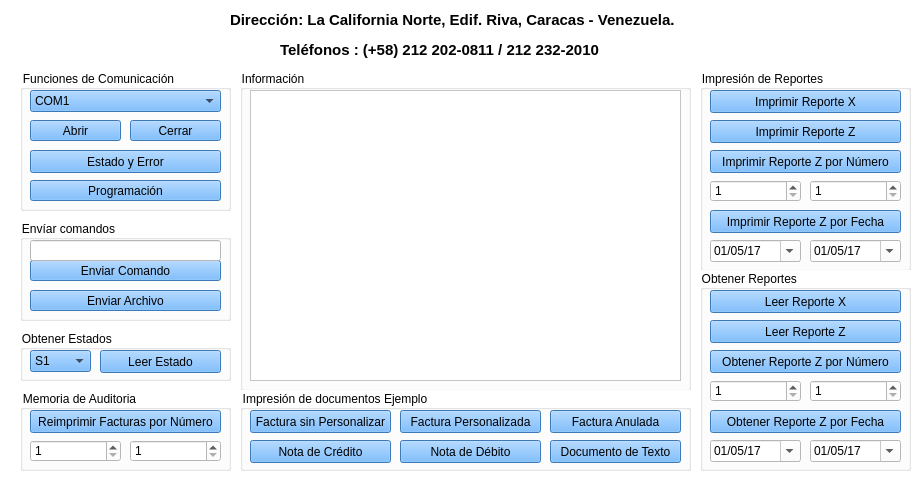
<?xml version="1.0" encoding="UTF-8"?>
<ui version="4.0">
 <class>DemoPython</class>
 <widget class="QMainWindow" name="DemoPython">
  <property name="windowModality">
   <enum>Qt::NonModal</enum>
  </property>
  <property name="geometry">
   <rect>
    <x>0</x>
    <y>0</y>
    <width>920</width>
    <height>500</height>
   </rect>
  </property>
  <property name="minimumSize">
   <size>
    <width>920</width>
    <height>500</height>
   </size>
  </property>
  <property name="maximumSize">
   <size>
    <width>920</width>
    <height>500</height>
   </size>
  </property>
  <property name="cursor">
   <cursorShape>ArrowCursor</cursorShape>
  </property>
  <property name="windowTitle">
   <string>Venezuela Demo 4.0 -  Python2.7</string>
  </property>
  <property name="accessibleDescription">
   <string/>
  </property>
  <property name="layoutDirection">
   <enum>Qt::RightToLeft</enum>
  </property>
  <property name="styleSheet">
   <string notr="true">background-color: rgb(255, 255, 255);</string>
  </property>
  <widget class="QWidget" name="centralwidget">
   <widget class="QGroupBox" name="groupBox1">
    <property name="geometry">
     <rect>
      <x>20</x>
      <y>70</y>
      <width>211</width>
      <height>141</height>
     </rect>
    </property>
    <property name="layoutDirection">
     <enum>Qt::LeftToRight</enum>
    </property>
    <property name="title">
     <string>Funciones de Comunicación</string>
    </property>
    <widget class="QPushButton" name="btnabrir">
     <property name="geometry">
      <rect>
       <x>10</x>
       <y>50</y>
       <width>91</width>
       <height>21</height>
      </rect>
     </property>
     <property name="styleSheet">
      <string notr="true">background-color: rgb(85, 170, 255);</string>
     </property>
     <property name="text">
      <string>Abrir</string>
     </property>
    </widget>
    <widget class="QPushButton" name="btncerrar">
     <property name="geometry">
      <rect>
       <x>110</x>
       <y>50</y>
       <width>91</width>
       <height>21</height>
      </rect>
     </property>
     <property name="styleSheet">
      <string notr="true">background-color: rgb(85, 170, 255);</string>
     </property>
     <property name="text">
      <string>Cerrar</string>
     </property>
    </widget>
    <widget class="QComboBox" name="cmbports">
     <property name="geometry">
      <rect>
       <x>10</x>
       <y>20</y>
       <width>191</width>
       <height>22</height>
      </rect>
     </property>
     <property name="layoutDirection">
      <enum>Qt::LeftToRight</enum>
     </property>
     <property name="styleSheet">
      <string notr="true">background-color: rgb(0, 85, 255);
background-color: rgb(85, 170, 255);</string>
     </property>
     <property name="currentIndex">
      <number>0</number>
     </property>
     <item>
      <property name="text">
       <string>COM1</string>
      </property>
     </item>
     <item>
      <property name="text">
       <string>COM2</string>
      </property>
     </item>
     <item>
      <property name="text">
       <string>COM3</string>
      </property>
     </item>
     <item>
      <property name="text">
       <string>COM4</string>
      </property>
     </item>
     <item>
      <property name="text">
       <string>COM5</string>
      </property>
     </item>
     <item>
      <property name="text">
       <string>COM6</string>
      </property>
     </item>
     <item>
      <property name="text">
       <string>COM7</string>
      </property>
     </item>
     <item>
      <property name="text">
       <string>COM8</string>
      </property>
     </item>
     <item>
      <property name="text">
       <string>COM9</string>
      </property>
     </item>
      <item>
      <property name="text">
       <string>COM99</string>
      </property>
     </item>
    </widget>
    <widget class="QPushButton" name="btnestadoerror">
     <property name="geometry">
      <rect>
       <x>10</x>
       <y>80</y>
       <width>191</width>
       <height>23</height>
      </rect>
     </property>
     <property name="styleSheet">
      <string notr="true">background-color: rgb(85, 170, 255);</string>
     </property>
     <property name="text">
      <string>Estado y Error</string>
     </property>
    </widget>
    <widget class="QPushButton" name="btnprogramacion">
     <property name="geometry">
      <rect>
       <x>10</x>
       <y>110</y>
       <width>191</width>
       <height>21</height>
      </rect>
     </property>
     <property name="styleSheet">
      <string notr="true">background-color: rgb(85, 170, 255);</string>
     </property>
     <property name="text">
      <string>Programación</string>
     </property>
    </widget>
   </widget>
   <widget class="QGroupBox" name="groupBox">
    <property name="geometry">
     <rect>
      <x>240</x>
      <y>70</y>
      <width>451</width>
      <height>321</height>
     </rect>
    </property>
    <property name="layoutDirection">
     <enum>Qt::LeftToRight</enum>
    </property>
    <property name="title">
     <string>Información</string>
    </property>
    <widget class="QTextEdit" name="txt_informacion">
     <property name="geometry">
      <rect>
       <x>10</x>
       <y>20</y>
       <width>431</width>
       <height>291</height>
      </rect>
     </property>
     <property name="font">
      <font>
       <pointsize>10</pointsize>
      </font>
     </property>
     <property name="textInteractionFlags">
      <set>Qt::TextSelectableByMouse</set>
     </property>
    </widget>
   </widget>
   <widget class="QGroupBox" name="groupBox_2">
    <property name="geometry">
     <rect>
      <x>20</x>
      <y>220</y>
      <width>211</width>
      <height>101</height>
     </rect>
    </property>
    <property name="layoutDirection">
     <enum>Qt::LeftToRight</enum>
    </property>
    <property name="title">
     <string>Envíar comandos</string>
    </property>
    <widget class="QPushButton" name="btnenviar">
     <property name="geometry">
      <rect>
       <x>10</x>
       <y>40</y>
       <width>191</width>
       <height>21</height>
      </rect>
     </property>
     <property name="styleSheet">
      <string notr="true">background-color: rgb(85, 170, 255);</string>
     </property>
     <property name="text">
      <string>Enviar Comando</string>
     </property>
    </widget>
    <widget class="QLineEdit" name="txt_cmd">
     <property name="geometry">
      <rect>
       <x>10</x>
       <y>20</y>
       <width>191</width>
       <height>21</height>
      </rect>
     </property>
    </widget>
    <widget class="QPushButton" name="btnarchivo">
     <property name="geometry">
      <rect>
       <x>10</x>
       <y>70</y>
       <width>191</width>
       <height>21</height>
      </rect>
     </property>
     <property name="styleSheet">
      <string notr="true">background-color: rgb(85, 170, 255);</string>
     </property>
     <property name="text">
      <string>Enviar Archivo</string>
     </property>
    </widget>
   </widget>
   <widget class="QGroupBox" name="groupBox_4">
    <property name="geometry">
     <rect>
      <x>700</x>
      <y>70</y>
      <width>211</width>
      <height>201</height>
     </rect>
    </property>
    <property name="layoutDirection">
     <enum>Qt::LeftToRight</enum>
    </property>
    <property name="title">
     <string>Impresión de Reportes</string>
    </property>
    <widget class="QPushButton" name="btnimprimirX">
     <property name="geometry">
      <rect>
       <x>10</x>
       <y>20</y>
       <width>191</width>
       <height>23</height>
      </rect>
     </property>
     <property name="styleSheet">
      <string notr="true">background-color: rgb(85, 170, 255);</string>
     </property>
     <property name="text">
      <string>Imprimir Reporte X</string>
     </property>
    </widget>
    <widget class="QPushButton" name="btnimprimirZ">
     <property name="geometry">
      <rect>
       <x>10</x>
       <y>50</y>
       <width>191</width>
       <height>23</height>
      </rect>
     </property>
     <property name="styleSheet">
      <string notr="true">background-color: rgb(85, 170, 255);</string>
     </property>
     <property name="text">
      <string>Imprimir Reporte Z</string>
     </property>
    </widget>
    <widget class="QSpinBox" name="imp_num_ini">
     <property name="geometry">
      <rect>
       <x>10</x>
       <y>110</y>
       <width>91</width>
       <height>22</height>
      </rect>
     </property>
     <property name="minimum">
      <number>1</number>
     </property>
     <property name="maximum">
      <number>999999999</number>
     </property>
    </widget>
    <widget class="QSpinBox" name="imp_num_fin">
     <property name="geometry">
      <rect>
       <x>110</x>
       <y>110</y>
       <width>91</width>
       <height>22</height>
      </rect>
     </property>
     <property name="minimum">
      <number>1</number>
     </property>
     <property name="maximum">
      <number>999999999</number>
     </property>
    </widget>
    <widget class="QPushButton" name="btnZnumero_imp">
     <property name="geometry">
      <rect>
       <x>10</x>
       <y>80</y>
       <width>191</width>
       <height>23</height>
      </rect>
     </property>
     <property name="styleSheet">
      <string notr="true">background-color: rgb(85, 170, 255);</string>
     </property>
     <property name="text">
      <string>Imprimir Reporte Z por Número</string>
     </property>
    </widget>
    <widget class="QPushButton" name="btnZfecha_imp">
     <property name="geometry">
      <rect>
       <x>10</x>
       <y>140</y>
       <width>191</width>
       <height>23</height>
      </rect>
     </property>
     <property name="styleSheet">
      <string notr="true">background-color: rgb(85, 170, 255);</string>
     </property>
     <property name="text">
      <string>Imprimir Reporte Z por Fecha</string>
     </property>
    </widget>
    <widget class="QDateEdit" name="imp_date_ini">
     <property name="geometry">
      <rect>
       <x>10</x>
       <y>170</y>
       <width>91</width>
       <height>22</height>
      </rect>
     </property>
     <property name="date">
      <date>
       <year>2017</year>
       <month>5</month>
       <day>1</day>
      </date>
     </property>
     <property name="currentSection">
      <enum>QDateTimeEdit::DaySection</enum>
     </property>
     <property name="displayFormat">
      <string>dd/MM/yy</string>
     </property>
     <property name="calendarPopup">
      <bool>true</bool>
     </property>
    </widget>
    <widget class="QDateEdit" name="imp_date_fin">
     <property name="geometry">
      <rect>
       <x>110</x>
       <y>170</y>
       <width>91</width>
       <height>22</height>
      </rect>
     </property>
     <property name="date">
      <date>
       <year>2017</year>
       <month>5</month>
       <day>1</day>
      </date>
     </property>
     <property name="displayFormat">
      <string>dd/MM/yy</string>
     </property>
     <property name="calendarPopup">
      <bool>true</bool>
     </property>
    </widget>
   </widget>
   <widget class="QGroupBox" name="groupBox_5">
    <property name="geometry">
     <rect>
      <x>240</x>
      <y>390</y>
      <width>451</width>
      <height>81</height>
     </rect>
    </property>
    <property name="layoutDirection">
     <enum>Qt::LeftToRight</enum>
    </property>
    <property name="title">
     <string>Impresión de documentos Ejemplo</string>
    </property>
    <widget class="QPushButton" name="btnFactura">
     <property name="geometry">
      <rect>
       <x>10</x>
       <y>20</y>
       <width>141</width>
       <height>23</height>
      </rect>
     </property>
     <property name="styleSheet">
      <string notr="true">background-color: rgb(85, 170, 255);</string>
     </property>
     <property name="text">
      <string>Factura sin Personalizar</string>
     </property>
    </widget>
    <widget class="QPushButton" name="btnFacturaPer">
     <property name="geometry">
      <rect>
       <x>160</x>
       <y>20</y>
       <width>141</width>
       <height>23</height>
      </rect>
     </property>
     <property name="styleSheet">
      <string notr="true">background-color: rgb(85, 170, 255);</string>
     </property>
     <property name="text">
      <string>Factura Personalizada</string>
     </property>
    </widget>
    <widget class="QPushButton" name="btnFacturaAnu">
     <property name="geometry">
      <rect>
       <x>310</x>
       <y>20</y>
       <width>131</width>
       <height>23</height>
      </rect>
     </property>
     <property name="styleSheet">
      <string notr="true">background-color: rgb(85, 170, 255);</string>
     </property>
     <property name="text">
      <string>Factura Anulada</string>
     </property>
    </widget>
    <widget class="QPushButton" name="btnNotaCredito">
     <property name="geometry">
      <rect>
       <x>10</x>
       <y>50</y>
       <width>141</width>
       <height>23</height>
      </rect>
     </property>
     <property name="styleSheet">
      <string notr="true">background-color: rgb(85, 170, 255);</string>
     </property>
     <property name="text">
      <string>Nota de Crédito</string>
     </property>
    </widget>
    <widget class="QPushButton" name="btnNotaDebito">
     <property name="geometry">
      <rect>
       <x>160</x>
       <y>50</y>
       <width>141</width>
       <height>23</height>
      </rect>
     </property>
     <property name="styleSheet">
      <string notr="true">background-color: rgb(85, 170, 255);</string>
     </property>
     <property name="text">
      <string>Nota de Débito</string>
     </property>
    </widget>
    <widget class="QPushButton" name="btnDocNoFiscal">
     <property name="geometry">
      <rect>
       <x>310</x>
       <y>50</y>
       <width>131</width>
       <height>23</height>
      </rect>
     </property>
     <property name="styleSheet">
      <string notr="true">background-color: rgb(85, 170, 255);</string>
     </property>
     <property name="text">
      <string>Documento de Texto</string>
     </property>
    </widget>
   </widget>
   <widget class="QGroupBox" name="groupBox_3">
    <property name="geometry">
     <rect>
      <x>20</x>
      <y>330</y>
      <width>211</width>
      <height>51</height>
     </rect>
    </property>
    <property name="layoutDirection">
     <enum>Qt::LeftToRight</enum>
    </property>
    <property name="title">
     <string>Obtener Estados </string>
    </property>
    <widget class="QPushButton" name="btnestado">
     <property name="geometry">
      <rect>
       <x>80</x>
       <y>20</y>
       <width>121</width>
       <height>23</height>
      </rect>
     </property>
     <property name="styleSheet">
      <string notr="true">background-color: rgb(85, 170, 255);</string>
     </property>
     <property name="text">
      <string>Leer Estado</string>
     </property>
    </widget>
    <widget class="QComboBox" name="cmbestado">
     <property name="geometry">
      <rect>
       <x>10</x>
       <y>20</y>
       <width>61</width>
       <height>22</height>
      </rect>
     </property>
     <property name="layoutDirection">
      <enum>Qt::LeftToRight</enum>
     </property>
     <property name="styleSheet">
      <string notr="true">background-color: rgb(85, 170, 255);</string>
     </property>
     <item>
      <property name="text">
       <string>S1</string>
      </property>
     </item>
     <item>
      <property name="text">
       <string>S2</string>
      </property>
     </item>
     <item>
      <property name="text">
       <string>S3</string>
      </property>
     </item>
     <item>
      <property name="text">
       <string>S4</string>
      </property>
     </item>
     <item>
      <property name="text">
       <string>S5</string>
      </property>
     </item>
     <item>
      <property name="text">
       <string>S6</string>
      </property>
     </item>
    </widget>
   </widget>
   <widget class="QGroupBox" name="groupBox_6">
    <property name="geometry">
     <rect>
      <x>700</x>
      <y>270</y>
      <width>211</width>
      <height>201</height>
     </rect>
    </property>
    <property name="layoutDirection">
     <enum>Qt::LeftToRight</enum>
    </property>
    <property name="title">
     <string>Obtener Reportes </string>
    </property>
    <widget class="QSpinBox" name="obt_num_ini">
     <property name="geometry">
      <rect>
       <x>10</x>
       <y>110</y>
       <width>91</width>
       <height>22</height>
      </rect>
     </property>
     <property name="minimum">
      <number>1</number>
     </property>
     <property name="maximum">
      <number>9999</number>
     </property>
    </widget>
    <widget class="QSpinBox" name="obt_num_fin">
     <property name="geometry">
      <rect>
       <x>110</x>
       <y>110</y>
       <width>91</width>
       <height>22</height>
      </rect>
     </property>
     <property name="minimum">
      <number>1</number>
     </property>
     <property name="maximum">
      <number>9999</number>
     </property>
    </widget>
    <widget class="QPushButton" name="btnZnumero_obt">
     <property name="geometry">
      <rect>
       <x>10</x>
       <y>80</y>
       <width>191</width>
       <height>23</height>
      </rect>
     </property>
     <property name="styleSheet">
      <string notr="true">background-color: rgb(85, 170, 255);</string>
     </property>
     <property name="text">
      <string>Obtener Reporte Z por Número</string>
     </property>
    </widget>
    <widget class="QDateEdit" name="obt_date_fin">
     <property name="geometry">
      <rect>
       <x>110</x>
       <y>170</y>
       <width>91</width>
       <height>22</height>
      </rect>
     </property>
     <property name="date">
      <date>
       <year>2017</year>
       <month>5</month>
       <day>1</day>
      </date>
     </property>
     <property name="displayFormat">
      <string>dd/MM/yy</string>
     </property>
     <property name="calendarPopup">
      <bool>true</bool>
     </property>
    </widget>
    <widget class="QPushButton" name="btnZfecha_obt">
     <property name="geometry">
      <rect>
       <x>10</x>
       <y>140</y>
       <width>191</width>
       <height>23</height>
      </rect>
     </property>
     <property name="styleSheet">
      <string notr="true">background-color: rgb(85, 170, 255);</string>
     </property>
     <property name="text">
      <string>Obtener Reporte Z por Fecha</string>
     </property>
    </widget>
    <widget class="QDateEdit" name="obt_date_ini">
     <property name="geometry">
      <rect>
       <x>10</x>
       <y>170</y>
       <width>91</width>
       <height>22</height>
      </rect>
     </property>
     <property name="date">
      <date>
       <year>2017</year>
       <month>5</month>
       <day>1</day>
      </date>
     </property>
     <property name="currentSection">
      <enum>QDateTimeEdit::DaySection</enum>
     </property>
     <property name="displayFormat">
      <string>dd/MM/yy</string>
     </property>
     <property name="calendarPopup">
      <bool>true</bool>
     </property>
    </widget>
    <widget class="QPushButton" name="btnleerX">
     <property name="geometry">
      <rect>
       <x>10</x>
       <y>20</y>
       <width>191</width>
       <height>23</height>
      </rect>
     </property>
     <property name="styleSheet">
      <string notr="true">background-color: rgb(85, 170, 255);</string>
     </property>
     <property name="text">
      <string>Leer Reporte X</string>
     </property>
    </widget>
    <widget class="QPushButton" name="btnleerZ">
     <property name="geometry">
      <rect>
       <x>10</x>
       <y>50</y>
       <width>191</width>
       <height>23</height>
      </rect>
     </property>
     <property name="styleSheet">
      <string notr="true">background-color: rgb(85, 170, 255);</string>
     </property>
     <property name="text">
      <string>Leer Reporte Z</string>
     </property>
    </widget>
   </widget>
   <widget class="QLabel" name="label">
    <property name="geometry">
     <rect>
      <x>230</x>
      <y>10</y>
      <width>471</width>
      <height>21</height>
     </rect>
    </property>
    <property name="text">
     <string>&lt;html&gt;&lt;head/&gt;&lt;body&gt;&lt;p&gt;&lt;span style=&quot; font-size:11pt; font-weight:600;&quot;&gt;Dirección: La California Norte, Edif. Riva, Caracas - Venezuela.&lt;/span&gt;&lt;/p&gt;&lt;/body&gt;&lt;/html&gt;</string>
    </property>
   </widget>
   <widget class="QLabel" name="label_2">
    <property name="geometry">
     <rect>
      <x>280</x>
      <y>40</y>
      <width>381</width>
      <height>21</height>
     </rect>
    </property>
    <property name="text">
     <string>&lt;html&gt;&lt;head/&gt;&lt;body&gt;&lt;p&gt;&lt;span style=&quot; font-size:11pt; font-weight:600;&quot;&gt;Teléfonos : (+58) 212 202-0811 / 212 232-2010&lt;/span&gt;&lt;/p&gt;&lt;/body&gt;&lt;/html&gt;</string>
    </property>
   </widget>
   <widget class="QGroupBox" name="groupBox_7">
    <property name="geometry">
     <rect>
      <x>20</x>
      <y>390</y>
      <width>211</width>
      <height>81</height>
     </rect>
    </property>
    <property name="layoutDirection">
     <enum>Qt::LeftToRight</enum>
    </property>
    <property name="title">
     <string>Memoria de Auditoria</string>
    </property>
    <widget class="QSpinBox" name="reimp_fin">
     <property name="geometry">
      <rect>
       <x>110</x>
       <y>50</y>
       <width>91</width>
       <height>22</height>
      </rect>
     </property>
     <property name="minimum">
      <number>1</number>
     </property>
     <property name="maximum">
      <number>999999999</number>
     </property>
    </widget>
    <widget class="QPushButton" name="btnreipmFact_numero">
     <property name="geometry">
      <rect>
       <x>10</x>
       <y>20</y>
       <width>191</width>
       <height>23</height>
      </rect>
     </property>
     <property name="styleSheet">
      <string notr="true">background-color: rgb(85, 170, 255);</string>
     </property>
     <property name="text">
      <string>Reimprimir Facturas por Número</string>
     </property>
    </widget>
    <widget class="QSpinBox" name="reimp_ini">
     <property name="geometry">
      <rect>
       <x>10</x>
       <y>50</y>
       <width>91</width>
       <height>22</height>
      </rect>
     </property>
     <property name="minimum">
      <number>1</number>
     </property>
     <property name="maximum">
      <number>999999999</number>
     </property>
    </widget>
   </widget>
   <widget class="QLabel" name="label_3">
    <property name="geometry">
     <rect>
      <x>740</x>
      <y>10</y>
      <width>131</width>
      <height>51</height>
     </rect>
    </property>
    <property name="cursor">
     <cursorShape>CrossCursor</cursorShape>
    </property>
    <property name="text">
     <string/>
    </property>
    <property name="textFormat">
     <enum>Qt::AutoText</enum>
    </property>
    <property name="pixmap">
     <pixmap>Imagenes/VEN.png</pixmap>
    </property>
    <property name="scaledContents">
     <bool>true</bool>
    </property>
   </widget>
   <widget class="QLabel" name="label_4">
    <property name="geometry">
     <rect>
      <x>50</x>
      <y>10</y>
      <width>131</width>
      <height>51</height>
     </rect>
    </property>
    <property name="autoFillBackground">
     <bool>false</bool>
    </property>
    <property name="text">
     <string/>
    </property>
    <property name="textFormat">
     <enum>Qt::AutoText</enum>
    </property>
    <property name="pixmap">
     <pixmap>Imagenes/logo.png</pixmap>
    </property>
    <property name="scaledContents">
     <bool>true</bool>
    </property>
    <property name="wordWrap">
     <bool>false</bool>
    </property>
   </widget>
  </widget>
  <widget class="QMenuBar" name="menubar">
   <property name="geometry">
    <rect>
     <x>0</x>
     <y>0</y>
     <width>920</width>
     <height>21</height>
    </rect>
   </property>
   <property name="layoutDirection">
    <enum>Qt::LeftToRight</enum>
   </property>
  </widget>
 </widget>
 <resources/>
 <connections/>
</ui>
